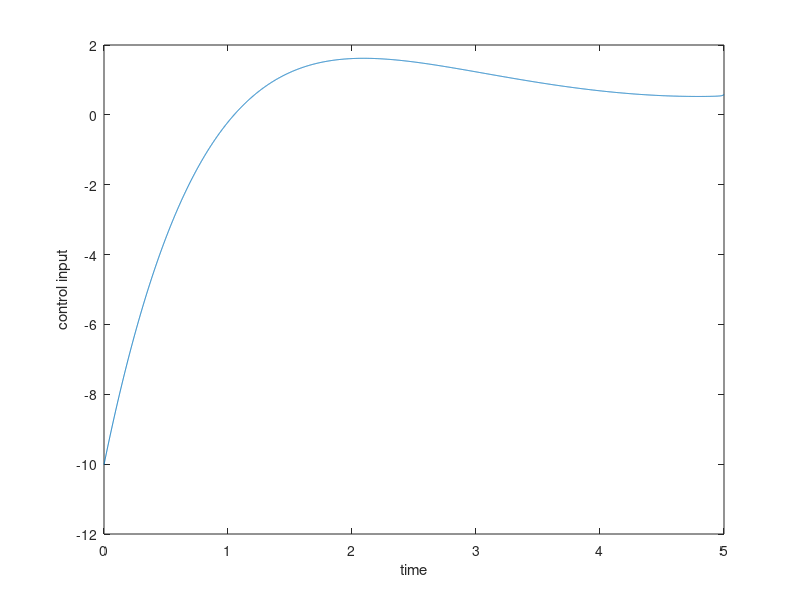
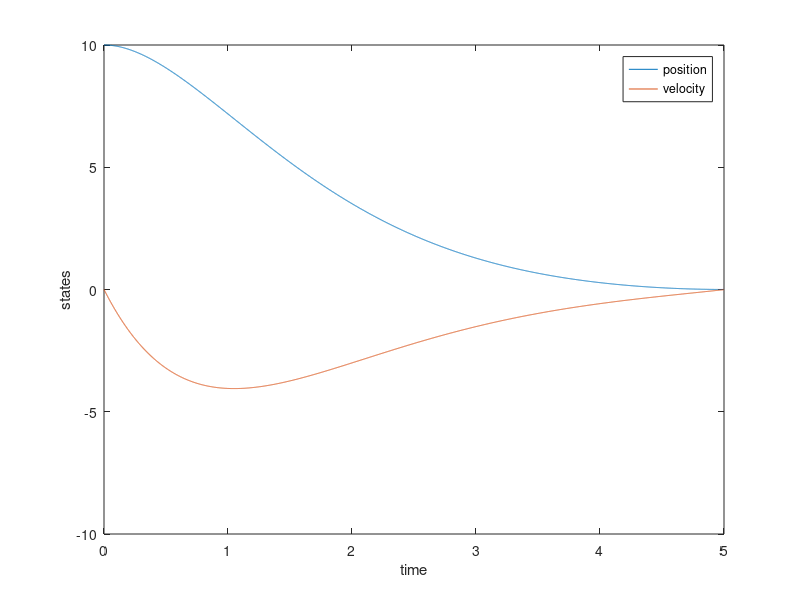

Here is the MATLAB script that generated these plots, in order:
%double integrator lqr
%x_doubledot = u

close all
clear all
%initialise
t_f = 5;
dt = 0.001;
P_f= 100*eye(2);
P0 =P_f;

%plant dynmaics
A = [0 1;0 0];
B = [0 ;1];

%initial state
X0=[10;0];
X_eval(:,1) = X0;

%cost function
Q = eye(2);
R = 1;

%controller
t_d = 0:dt:t_f;
t_r = t_f:-dt:0;

%evaluate all p
P_all_history(:,length(t_r))= P_f(:);
for i = length(t_r):-1:2
    P =reshape(P_all_history(:,i),size(A));
    dPdt = -(A.'*P + P*A - P*B*B.'*P + Q); 
    P = P - dt*(dPdt);
    P_all_history(:,i-1)= P(:);
end
P_all_history = P_all_history';

%calculate state at net step using p
for i = 2:length(t_d)
    P_eval = reshape(P_all_history(i-1,:),size(A));
    U_eval(:,i-1) = -inv(R)*B'*P_eval*X_eval(:,i-1);
    X_eval(:,i) = X_eval(:,i-1) + dt* (A*X_eval(:,i-1) + B*U_eval(:,i-1) );  
end

figure
plot(t_d(1:end-1),U_eval)
ylabel('control input')
xlabel('time')

figure;
plot(t_d,X_eval)
ylabel('states')
xlabel('time')
legend({'position','velocity'})